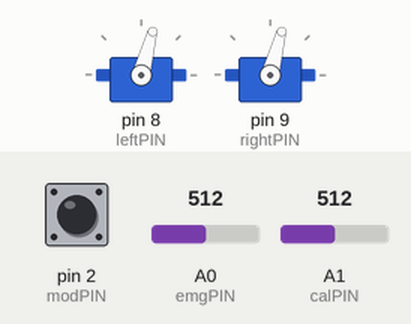
The sketch below on a simulated Arduino Uno, built with avr-gcc and run on an emulated ATmega328P. Parts: 2 × servo. Inputs (shaded band) come from the test bench; at power-on: A0 (emgPIN) = 512, A1 (calPIN) = 512, pin 2 (modPIN) HIGH.

Above: at 1.2 s.
1.3 s: A0 (emgPIN) set to 319
At 2.2 s:
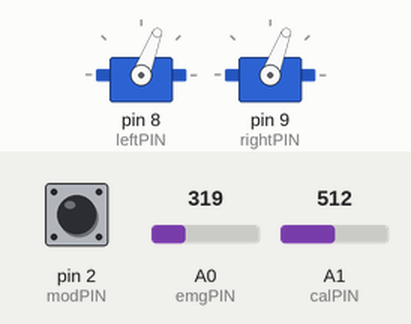
2.9 s: A0 (emgPIN) set to 291
At 4.1 s:
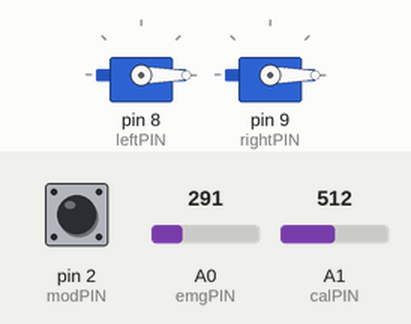
4.4 s: A1 (calPIN) set to 477
At 4.8 s:
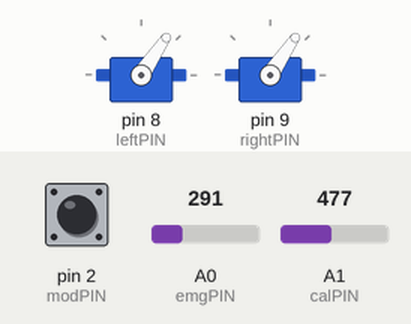
5.9 s: A1 (calPIN) set to 511
At 6.9 s:
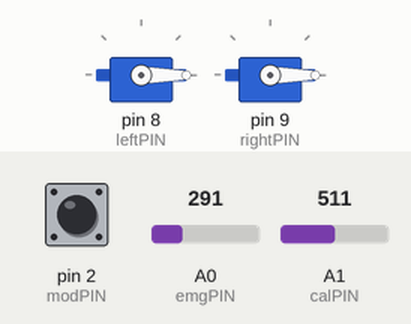
7.4 s: A1 (calPIN) set to 306
At 8.6 s:
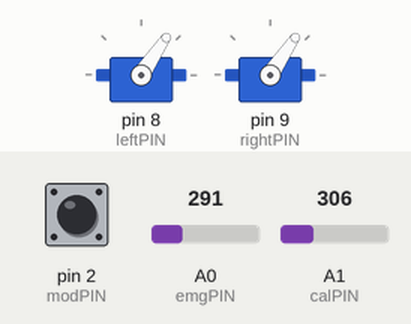
Timing chart, 0 to 9.9 s (numbered marks = the images above; inputs shaded):
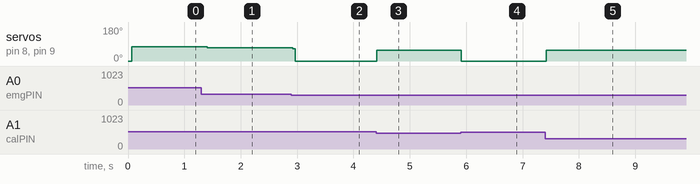

Measured:
- the behaviour switches between 301 and 300 on A0 (emgPIN) (found by bisection; images 1 and 2)
- the behaviour switches between 492 and 491 on A1 (calPIN) (found by bisection; images 2 and 3)
- after the input at 1.3 s, servo on pin 8 (leftPIN), servo on pin 9 (rightPIN): 75° → 69° after 0.11 s
- after the input at 2.9 s, servo on pin 8 (leftPIN), servo on pin 9 (rightPIN): 69° → 0° at once
- after the input at 4.4 s, servo on pin 8 (leftPIN), servo on pin 9 (rightPIN): 0° → 56° at once
- after the input at 5.9 s, servo on pin 8 (leftPIN), servo on pin 9 (rightPIN): 56° → 0° at once
- after the input at 7.4 s, servo on pin 8 (leftPIN), servo on pin 9 (rightPIN): 0° → 56° at once

The sketch:

Monarch.ino
```cpp
                     /*\
                    /   \
                   /     \
                  /       \
                  -       -
                     SBL
                     ^^^
                   MONARCH
                  -       -
                  \       /
                   \     /
                    \   /
                     \*/
// Edit info

#include <Servo.h>
#include <pt.h>    // Note: To run you need the protothread library!
                   // It should be in this repository under ../libraries

const float versionNumber = 5.0; //inc by <= 0.1 if not a new iteration.

// Program Definitions
/*   -----------
      \       /
       \     /
        \   /
         \*/

const int numReadings = 20; // Sensitivity
int readings[numReadings];  // the readings from the analog input

//Some EMG data
int low   = 90;
int high  = 400;
int index = 0;
int total = 0;
int distributedValue = 0;

bool toggle = false;

/* Demo Globals */
int  demoThreshold = 0;
int  currentStage = 0;
int  currentStep = 0;

// THREADING
static struct pt  pt1, pt2, pt3, pt4, pt5;


// Data structure for sensor data
typedef struct
{
  int emg;
  int calibration;
  int mode;
  int emgPIN;
  int calPIN;
  int modPIN;
}  io_reader;

io_reader current;  // Store values here.
io_reader previous; // Same structure, but for storing previous values!


// Data structure to store servo positions
typedef struct
{
  Servo motor;
  int low;
  int high;
  int pos;
  int prevPos;
  int pin;
}  servos;

// There are two servos on each Monarch
servos rServo;
servos lServo;


         /*\
        /   \
       /     \
      /       \
      ---------
  End of Definitions
-------------------------------------*/

void setup() {

  PT_INIT( &pt1 );
  PT_INIT( &pt2 );
  PT_INIT( &pt3 );
  PT_INIT( &pt4 );
  PT_INIT( &pt5 );

  initData();

  pinMode(current.modPIN, INPUT_PULLUP);

}

void loop() {

  //serialIn();

  ioThread(     &pt1, 4); // Input Thread

  switch (current.mode) {
    case 0:
      demo( &pt2, 40);
      break;
    case 1:
      gradMode( &pt3, 4);
      break;
  }

  driver(       &pt4, 20);  // Writes to motor
  debugger(     &pt5, 100); // Console Debugging

}

// Timing threads for I/O and Debugging
/*   -----------
      \       /
       \     /
        \   /
         \*/

// INPUT OUTPUT THREAD
// - Handles data from the EMG, Adjusting Pot, and Toggle Button.
// ________________
/*| Don't Adjust-> |*/  static int ioThread( struct pt *pt, long timeout ) { static long t = 0; PT_BEGIN( pt ); while(1) { PT_WAIT_UNTIL( pt, (millis() - t) > timeout );
/*| edit below  -v |*/

    int emgMoment    = 0;
    int tempCalib    = 0;
    int mappedMoment = 0;
    int averageValue = 0;

    current.mode = digitalRead(current.modPIN);

    tempCalib = analogRead(current.calPIN);
    current.calibration = map(tempCalib, 0, 1023, 0, 200);

    /* Smoothing: */

    total = total - readings[index];
    emgMoment = analogRead(current.emgPIN);

    if(emgMoment < low)
      low  = emgMoment;
    if(emgMoment > high)
      high = emgMoment;

    mappedMoment = map(emgMoment, low, high, 0, 200);

    readings[index] = mappedMoment;
    total  = total + readings[index];
    index  = index + 1;

    if (index >= numReadings) {
      index = 0;
      previous.emg = current.emg;
    }

    averageValue = total / numReadings;
    current.emg = abs(averageValue);

    distributedValue = distributeEMG(current.emg);


/*| edit above -^  |*/
/*| Don't Adjust-> |*/  t = millis(); } PT_END( pt ); }
//|----------------|//


// DEBUGGER - Controls Serial Output Timings
// ________________
/*| Don't Adjust-> |*/  static int debugger( struct pt *pt, long timeout ) { static long t = 0; PT_BEGIN( pt ); while(1) { PT_WAIT_UNTIL( pt, (millis() - t) > timeout );
/*| Edit Below  -v |*/

    Serial.print(" | m: ");
    Serial.print(current.mode);
    Serial.print(" | p: ");
    Serial.print(rServo.pos);
    Serial.print(" | cal: ");
    Serial.print(current.calibration);
    Serial.print(" | emg: ");
    Serial.print(current.emg);
    Serial.print(" | Version: ");
    Serial.print(versionNumber);
    Serial.println(" | ");

/*| Edit Above -^  |*/
/*| Don't Adjust-> |*/  t = millis(); } PT_END( pt ); }
//|----------------|//


         /*\
        /   \
       /     \
      /       \
      ---------
End of the funky Threading Functions!
-------------------------------------*/
```

defaults.ino
```cpp
/* =============================================== */
/* ========= Prototype Specific Defaults ========= */

typedef struct
{
  int high;
  int low;
  int leftPIN;
  int rightPIN;
  int emgPIN;
  int calPIN;
  int modPIN;

}  prototype;

prototype monarch;

void prototypeDefaults() {

	monarch.high  		= 75;
	monarch.low   		= 0;
	monarch.leftPIN         = 8;
	monarch.rightPIN 	= 9;
	monarch.emgPIN 		= A0;
	monarch.calPIN 		= A1;
	monarch.modPIN 		= 2;

}

/* =============================================== */
/* =========             Data            ========= */

int initData() {
  /* Load prototype Defaults */
  prototypeDefaults();

  /* Left Servo Setup */
  lServo.high          = monarch.high;
  lServo.low           = monarch.low;
  lServo.pos           = lServo.low; // Sets initial position to down
  lServo.pin           = monarch.leftPIN;

  lServo.motor.attach(lServo.pin, 920,  2120);
  lServo.motor.write( lServo.low);

  /* Right Servo Setup */
  rServo.high          = monarch.high;
  rServo.low           = monarch.low;
  rServo.pos           = rServo.low; // Sets initial position to down
  rServo.pin           = monarch.rightPIN;

  rServo.motor.attach(rServo.pin, 920, 2120);
  rServo.motor.write( rServo.low);

  /* Safe defaults for other IO */
  current.emg          = 0;
  current.calibration  = 0;
  current.mode         = 1;
  current.emgPIN 	   = monarch.emgPIN;
  current.calPIN 	   = monarch.calPIN;
  current.modPIN 	   = monarch.modPIN;

  previous.emg         = 0;
  previous.calibration = 0;
  previous.mode        = 0;
  previous.emgPIN 	   = 0;
  previous.calPIN 	   = 0;
  previous.modPIN 	   = 0;

  /* Setsup Smoothing Array*/
  for (int thisReading = 0; thisReading < numReadings; thisReading++)
    readings[thisReading] = 0;

}
```

demo.ino
```cpp
// Display Demo Mode,
// Allows for a long running EMG free application, with organic actuation.
/*   -----------
      \       /
       \     /
        \   /
         \*/

// TO-DO, Adjust to non reversed servos.

const int n = 3;
const int steps = 6;

typedef struct
{
  int interval;
  int duration;
  int pattern[steps];
} stages;

stages stage[n];

// State

int set_stages() {
  stage[0].interval = 160;
  stage[0].duration = 48;
  stage[0].pattern[0] = 0;
  stage[0].pattern[1] = 75;
  stage[0].pattern[2] = 75;
  stage[0].pattern[3] = 75;
  stage[0].pattern[4] = 75;
  stage[0].pattern[5] = 0;

  stage[1].interval = 200;
  stage[1].duration = 48;
  stage[1].pattern[0] = 0;
  stage[1].pattern[1] = 40;
  stage[1].pattern[2] = 60;
  stage[1].pattern[3] = 75;
  stage[1].pattern[4] = 40;
  stage[1].pattern[5] = 0;

  stage[2].interval = 100;
  stage[2].duration = 60;
  stage[2].pattern[0] = 0;
  stage[2].pattern[1] = 75;
  stage[2].pattern[2] = 60;
  stage[2].pattern[3] = 55;
  stage[2].pattern[4] = 75;
  stage[2].pattern[5] = 0;

  return true;
}

bool why = set_stages();

//// Require due to reversed servo positions.
//int p_pos (int l, int h, int pk) {
//  int r;
//
//  if (l > h) {
//    r = (((l - h) * ((100 - pk) / 100.0)) + h);
//  } else {
//    r = (((h - l) * (pk / 100.0)) + l);
//  }
//
//  return (int) r;
//}

// DEMO   - Timed, non EMG, actuation of the servos.
// ________________
/*| Don't Adjust-> |*/  static int demo( struct pt *pt, long timeout ) { static long t = 0; PT_BEGIN( pt ); while(1) { PT_WAIT_UNTIL( pt, (millis() - t) > timeout );
/*| Edit Below  -v |*/

    demoThreshold++;

    if (demoThreshold == stage[currentStage].interval) {

    int c = stage[currentStage].pattern[currentStep];

    rServo.pos = c;
    lServo.pos = c;

    currentStep++;

    }

    if (currentStep > 0 && (demoThreshold >= (stage[currentStage].interval + ((stage[currentStage].duration / steps) * currentStep)))) {

      int temp, c;

      c = stage[currentStage].pattern[currentStep];

      temp = c;
      rServo.pos = temp;

      temp = c;
      lServo.pos = temp;

      currentStep++;

    }

    if (currentStep >= steps) {
      currentStep = 0;
    }

    if (demoThreshold >= (stage[currentStage].interval + stage[currentStage].duration)) {

      currentStage++;

      rServo.pos = rServo.low;
      lServo.pos = lServo.low;

      demoThreshold = 0;

    }

    if (currentStage >= n) {
      currentStage = 0;
    }

/*| Edit Above -^  |*/
/*| Don't Adjust-> |*/  t = millis(); } PT_END( pt ); }
//|----------------|//

         /*\
        /   \
       /     \
      /       \
      ---------

-------------------------------------*/
```

helpers.ino
```cpp
/* Helper functions */

int multiMap(int val, int* _in, int* _out, uint8_t size) {
  if (val <= _in[0]) return _out[0];
  if (val >= _in[size-1]) return _out[size-1];
  uint8_t pos = 1;
  while(val > _in[pos]) pos++;
  if (val == _in[pos]) return _out[pos];
  return map(val, _in[pos-1], _in[pos], _out[pos-1], _out[pos]);
}

int distributeEMG(int val) {

  int tempPos = 0;

  if (val >= current.calibration) {

    int out[] = { 0, 20, 300, 800, 1200, 1600, 2000, 2000, 2000, 2000, 2000};
    int in[]  = { 0, 20, 40, 60, 80, 100, 120, 140, 160, 180, 200};

    int x = multiMap(val, in, out, 11);

    // Servo positions are the same now. `lServo` here is valid.
    tempPos = map(x, 0, 2000, lServo.low, lServo.high);

  } else {
    tempPos = 0;
  }

  return tempPos;
}
```

modes.ino
```cpp
// Timing threads for Modes and the 'Driver'
/*   -----------
      \       /
       \     /
        \   /
         \*/


int  iterations = 0;


// TOGGLE MODE - The initial mode we worked with
//             - Flex to raise and Flex to lower
// ________________
/*| Don't Adjust-> |*/  static int toggMode( struct pt *pt, long timeout ) { static long t = 0; PT_BEGIN( pt ); while(1) { PT_WAIT_UNTIL( pt, (millis() - t) > timeout );
/*| edit below  -v |*/

    iterations++;

    if ((current.emg - previous.emg) >= (current.calibration / 4)
        and (current.emg >= current.calibration) and (iterations >= 125))
    {
      toggle = !toggle;
      iterations = 0;
    }


    if (toggle)
    {
      rServo.pos = rServo.low;
      lServo.pos = lServo.low;
    } else {
      rServo.pos = rServo.high;
      lServo.pos = lServo.high;
    }


/*| edit above -^  |*/
/*| Don't Adjust-> |*/  t = millis(); } PT_END( pt ); }
//|----------------|//


// HOLD MODE - A new mode
//           - Flex to raise, Relax to lower (non gradual)
// ________________
/*| Don't Adjust-> |*/  static int holdMode( struct pt *pt, long timeout ) { static long t = 0; PT_BEGIN( pt ); while(1) { PT_WAIT_UNTIL( pt, (millis() - t) > timeout );
/*| edit below  -v |*/

    if (current.emg >= current.calibration) {
      rServo.pos = rServo.high;
      lServo.pos = lServo.high;
    } else {
      rServo.pos = rServo.low;
      lServo.pos = lServo.low;
    }

/*| edit above -^  |*/
/*| Don't Adjust-> |*/  t = millis(); } PT_END( pt ); }
//|----------------|//


// GRADUAL MODE - A new mode
//              - Gradually raises and lowers based directly on flex data
// ________________
/*| Don't Adjust-> |*/  static int gradMode( struct pt *pt, long timeout ) { static long t = 0; PT_BEGIN( pt ); while(1) { PT_WAIT_UNTIL( pt, (millis() - t) > timeout );
/*| edit below  -v |*/

    int diff = abs(lServo.pos - distributedValue);

    if(diff > 4) {
      rServo.pos     = distributedValue;
      rServo.prevPos = distributedValue;
      lServo.pos     = distributedValue;
      lServo.prevPos = distributedValue;
    }

/*| edit above -^  |*/
/*| Don't Adjust-> |*/  t = millis(); } PT_END( pt ); }
//|----------------|//


// DRIVER   - Drives them servos!
// ________________
/*| Don't Adjust-> |*/  static int driver( struct pt *pt, long timeout ) { static long t = 0; PT_BEGIN( pt ); while(1) { PT_WAIT_UNTIL( pt, (millis() - t) > timeout );
/*| Edit Below  -v |*/

    lServo.motor.write(lServo.pos);
    rServo.motor.write(rServo.pos);

/*| Edit Above -^  |*/
/*| Don't Adjust-> |*/  t = millis(); } PT_END( pt ); }
//|----------------|//


         /*\
        /   \
       /     \
      /       \
      ---------
End of the funky Threading Functions!
-------------------------------------*/
```
